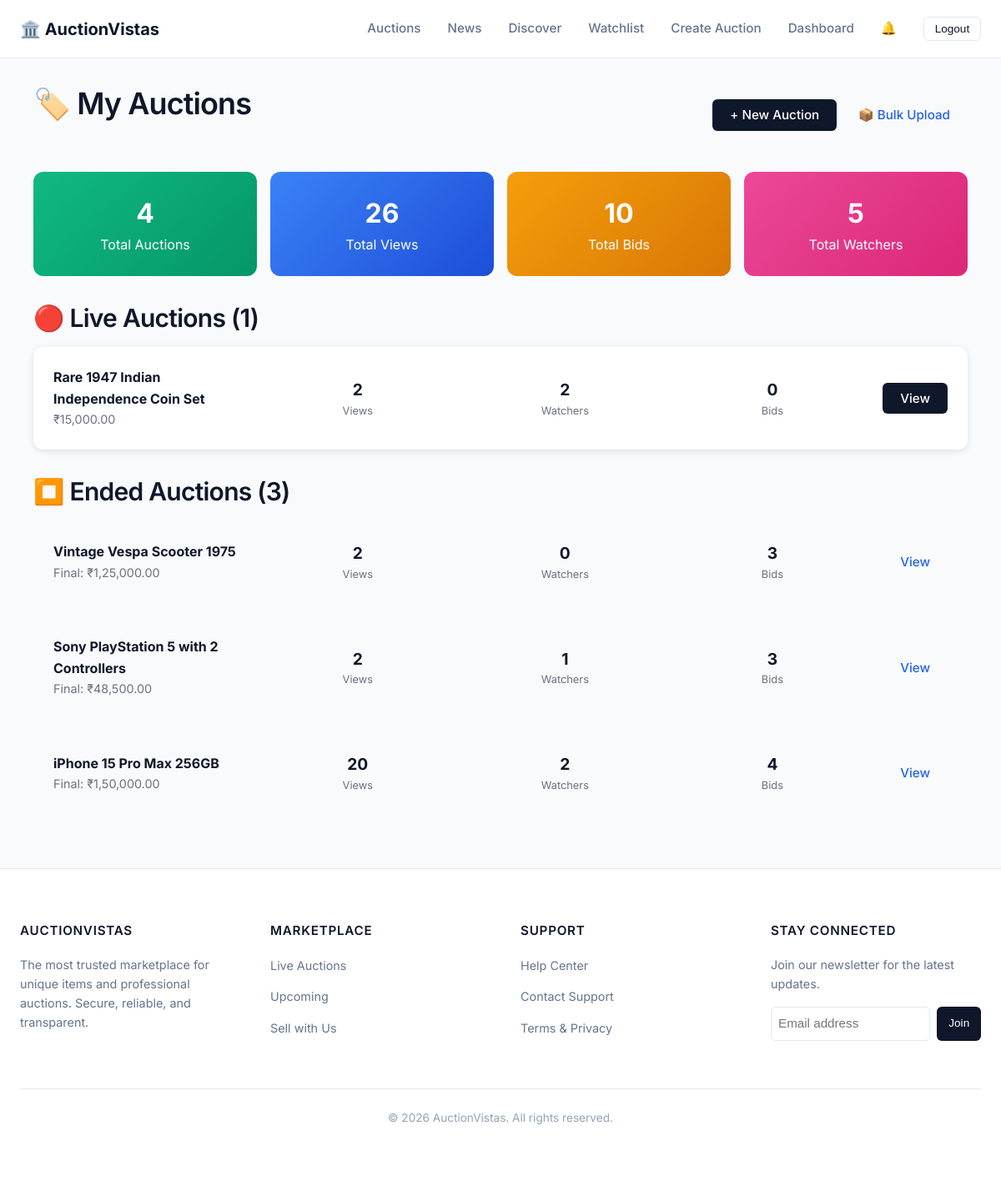
Page /dashboard/my-auctions/ (signed in) on the committed database.
### auctions/models.py (models this page shows, shortened)
class Auction(models.Model):
    title = models.CharField(max_length=255)
    description = models.TextField()
    starting_price = models.DecimalField(max_digits=20, decimal_places=2)
    current_price = models.DecimalField(max_digits=20, decimal_places=2, default=0)
    end_time = models.DateTimeField()
    owner = models.ForeignKey(User, on_delete=models.CASCADE, related_name='auctions')
    is_active = models.BooleanField(default=True)
    created_at = models.DateTimeField(auto_now_add=True)
    image = models.ImageField(upload_to='auction_images/', null=True, blank=True)
    category = models.ForeignKey(
        Category,
        on_delete=models.SET_NULL,
        null=True,
        blank=True,
        related_name='auctions'
    )
    is_featured = models.BooleanField(default=False)
    featured_order = models.IntegerField(default=0)
    banner_image = models.ImageField(upload_to='auction_banners/', null=True, blank=True)
    view_count = models.PositiveIntegerField(default=0)

### dashboard/views.py (the view, shortened to what this page needs)
# urls.py: path('my-auctions/', views.my_auctions, name='my_auctions'),
@login_required
def my_auctions(request):
    user = request.user
    auctions = Auction.objects.filter(owner=user).order_by('-created_at')
    live_auctions = []
    ended_auctions = []
    draft_auctions = []
    for auction in auctions:
        status = get_auction_status(auction)
        auction.current_status = status
        auction.watcher_count = Watchlist.objects.filter(auction=auction).count()
        auction.bid_count = auction.bids.count()
        if status == 'LIVE':
            live_auctions.append(auction)
        else:
            ended_auctions.append(auction)
    total_views = sum(a.view_count for a in auctions)
    total_bids = sum(a.bid_count for a in auctions)
    total_watchers = sum(a.watcher_count for a in auctions)
    return render(request, 'dashboard/my_auctions.html', {
        'live_auctions': live_auctions,
        'ended_auctions': ended_auctions,
        'draft_auctions': draft_auctions,
        'total_auctions': len(auctions),
        'total_views': total_views,
        'total_bids': total_bids,
        'total_watchers': total_watchers,
    })

### auction_status/utils.py (called while the page is built)
def get_auction_status(auction):
    now = timezone.now()
    if hasattr(auction, "schedule"):
        if now < auction.schedule.start_time:
            return "UPCOMING"
    if auction.is_active and now < auction.end_time:
        return "LIVE"
    return "ENDED"

### auctions/templatetags/indian_format.py (called while the page is built)
def indian_currency(value):
    try:
        value = float(value)
    except (ValueError, TypeError):
        return value
    s = str(int(value))
    if len(s) > 3:
        last3 = s[-3:]
        rest = s[:-3]
        rest = ','.join([rest[max(i-2,0):i] for i in range(len(rest), 0, -2)][::-1]).lstrip(',')
        formatted = rest + ',' + last3
    else:
        formatted = s
    decimals = f"{value:.2f}".split('.')[-1]
    return f"{formatted}.{decimals}"

### news/context_processors.py (called while the page is built)
def latest_news(request):
    try:
        latest_articles = Article.objects.filter(status='published').order_by('-published_at')[:3]
        return {
            'latest_news_articles': latest_articles
        }
    except:
        return {
            'latest_news_articles': []
        }

### dashboard/templates/dashboard/my_auctions.html (shortened to what this page needs)
{% extends 'base.html' %}
{% load indian_format %}
{% block content %}
<div class="container" style="max-width: 1200px; margin: 2rem auto; padding: 0 1rem;">
    <div style="display: flex; justify-content: space-between; align-items: center; margin-bottom: 2rem;">
        <h1>🏷️ My Auctions</h1>
        <div>
            <a href="{% url 'create_auction' %}" class="btn btn-primary">+ New Auction</a>
            <a href="{% url 'bulk_upload_auctions' %}" class="btn btn-secondary">📦 Bulk Upload</a>
        </div>
    </div>
    <div
        style="display: grid; grid-template-columns: repeat(auto-fit, minmax(200px, 1fr)); gap: 1rem; margin-bottom: 2rem;">
        <div
            style="background: linear-gradient(135deg, #10b981, #059669); color: white; padding: 1.5rem; border-radius: 12px; text-align: center;">
            <div style="font-size: 2rem; font-weight: bold;">{{ total_auctions }}</div>
            <div>Total Auctions</div>
        </div>
        <div
            style="background: linear-gradient(135deg, #3b82f6, #1d4ed8); color: white; padding: 1.5rem; border-radius: 12px; text-align: center;">
            <div style="font-size: 2rem; font-weight: bold;">{{ total_views }}</div>
            <div>Total Views</div>
        </div>
        <div
            style="background: linear-gradient(135deg, #f59e0b, #d97706); color: white; padding: 1.5rem; border-radius: 12px; text-align: center;">
            <div style="font-size: 2rem; font-weight: bold;">{{ total_bids }}</div>
            <div>Total Bids</div>
        </div>
        <div
            style="background: linear-gradient(135deg, #ec4899, #db2777); color: white; padding: 1.5rem; border-radius: 12px; text-align: center;">
            <div style="font-size: 2rem; font-weight: bold;">{{ total_watchers }}</div>
            <div>Total Watchers</div>
        </div>
    </div>
    <div style="margin-bottom: 2rem;">
        <h2 style="margin-bottom: 1rem;">🔴 Live Auctions ({{ live_auctions|length }})</h2>
        {% if live_auctions %}
        <div style="display: grid; gap: 1rem;">
            {% for auction in live_auctions %}
            <div
                style="background: white; padding: 1.5rem; border-radius: 12px; box-shadow: 0 2px 8px rgba(0,0,0,0.1); display: grid; grid-template-columns: 1fr 1fr 1fr 1fr auto; align-items: center; gap: 1rem;">
                <div>
                    <strong>{{ auction.title }}</strong>
                    <div style="color: #6b7280; font-size: 0.9rem;">₹{{ auction.current_price|indian_format }}</div>
                </div>
                <div style="text-align: center;">
                    <div style="font-size: 1.2rem; font-weight: bold;">{{ auction.view_count }}</div>
                    <div style="color: #6b7280; font-size: 0.8rem;">Views</div>
                </div>
                <div style="text-align: center;">
                    <div style="font-size: 1.2rem; font-weight: bold;">{{ auction.watcher_count }}</div>
                    <div style="color: #6b7280; font-size: 0.8rem;">Watchers</div>
                </div>
                <div style="text-align: center;">
                    <div style="font-size: 1.2rem; font-weight: bold;">{{ auction.bid_count }}</div>
                    <div style="color: #6b7280; font-size: 0.8rem;">Bids</div>
                </div>
                <a href="{% url 'auction_detail' auction.id %}" class="btn btn-primary">View</a>
            </div>
            {% endfor %}
        </div>
        {% else %}
        <p style="color: #6b7280;">No live auctions at the moment.</p>
        {% endif %}
    </div>
    <div>
        <h2 style="margin-bottom: 1rem;">⏹️ Ended Auctions ({{ ended_auctions|length }})</h2>
        {% if ended_auctions %}
        <div style="display: grid; gap: 1rem;">
            {% for auction in ended_auctions %}
            <div
                style="background: #f8fafc; padding: 1.5rem; border-radius: 12px; display: grid; grid-template-columns: 1fr 1fr 1fr 1fr auto; align-items: center; gap: 1rem;">
                <div>
                    <strong>{{ auction.title }}</strong>
                    <div style="color: #6b7280; font-size: 0.9rem;">Final: ₹{{ auction.current_price|indian_format }}
                    </div>
                </div>
                <div style="text-align: center;">
                    <div style="font-size: 1.2rem; font-weight: bold;">{{ auction.view_count }}</div>
                    <div style="color: #6b7280; font-size: 0.8rem;">Views</div>
                </div>
                <div style="text-align: center;">
                    <div style="font-size: 1.2rem; font-weight: bold;">{{ auction.watcher_count }}</div>
                    <div style="color: #6b7280; font-size: 0.8rem;">Watchers</div>
                </div>
                <div style="text-align: center;">
                    <div style="font-size: 1.2rem; font-weight: bold;">{{ auction.bid_count }}</div>
                    <div style="color: #6b7280; font-size: 0.8rem;">Bids</div>
                </div>
                <a href="{% url 'auction_detail' auction.id %}" class="btn btn-secondary">View</a>
            </div>
            {% endfor %}
        </div>
        {% else %}
        <p style="color: #6b7280;">No ended auctions yet.</p>
        {% endif %}
    </div>
</div>
{% endblock %}

### static/style.css (style rules this page uses)
:root { --primary-color: #0f172a; --primary-hover: #1e293b; --accent-color: #2563eb; --accent-hover: #1d4ed8; --success-color: #059669; --warning-color: #d97706; --danger-color: #dc2626; --bg-body: #f8fafc; --bg-surface: #ffffff; --bg-secondary: #f1f5f9; --text-main: #0f172a; --text-secondary: #64748b; --text-muted: #94a3b8; --text-on-primary: #ffffff; --border-color: #e2e8f0; --border-focus: #2563eb; --radius-sm: 4px; --radius-md: 6px; --radius-lg: 8px; --shadow-sm: 0 1px 2px 0 rgb(0 0 0 / 0.05); --shadow-md: 0 4px 6px -1px rgb(0 0 0 / 0.1), 0 2px 4px -2px rgb(0 0 0 / 0.1); --shadow-lg: 0 10px 15px -3px rgb(0 0 0 / 0.1), 0 4px 6px -4px rgb(0 0 0 / 0.1); --container-width: 1200px; --header-height: 70px; }
*, *::before, *::after { box-sizing: border-box; }
body { margin: 0; padding: 0; font-family: 'Inter', -apple-system, BlinkMacSystemFont, "Segoe UI", Roboto, "Helvetica Neue", Arial, sans-serif; background-color: var(--bg-body); color: var(--text-main); line-height: 1.6; -webkit-font-smoothing: antialiased; }
a { color: var(--accent-color); text-decoration: none; transition: color 0.15s ease; }
h1, h2, h3, h4, h5, h6 { margin-top: 0; margin-bottom: 0.75em; font-weight: 600; line-height: 1.25; color: var(--text-main); }
h1 { font-size: 2.25rem; letter-spacing: -0.025em; }
h2 { font-size: 1.875rem; letter-spacing: -0.025em; }
.container { width: 100%; max-width: var(--container-width); margin: 0 auto; padding: 0 1.5rem; }
.btn { display: inline-flex; align-items: center; justify-content: center; padding: 0.625rem 1.25rem; font-size: 0.95rem; font-weight: 500; border-radius: var(--radius-md); cursor: pointer; transition: all 0.15s ease; line-height: 1; text-decoration: none !important; border: 1px solid transparent; }
.btn-primary { background-color: var(--primary-color); color: var(--text-on-primary); }

### rows in the picture
Auction: title "Rare 1947 Indian Independence Coin Set", current_price|indian_format "15,000.00", view_count "2", watcher_count "2", bid_count "0"
Auction: title "Vintage Vespa Scooter 1975", current_price|indian_format "1,25,000.00", view_count "2", watcher_count "0", bid_count "3"
Auction: title "Sony PlayStation 5 with 2 Controllers", current_price|indian_format "48,500.00", view_count "2", watcher_count "1", bid_count "3"
Auction: title "iPhone 15 Pro Max 256GB", current_price|indian_format "1,50,000.00", view_count "20", watcher_count "2", bid_count "4"

### other values in the picture
{{ total_auctions }} "4"
{{ total_views }} "26"
{{ total_bids }} "10"
{{ total_watchers }} "5"
{{ live_auctions|length }} "1"
{{ ended_auctions|length }} "3"
